Frame 1 (no input): blank canvas, image omitted
Frame 60 (the mouse pressed at the canvas centre just before this capture): blank canvas, image omitted
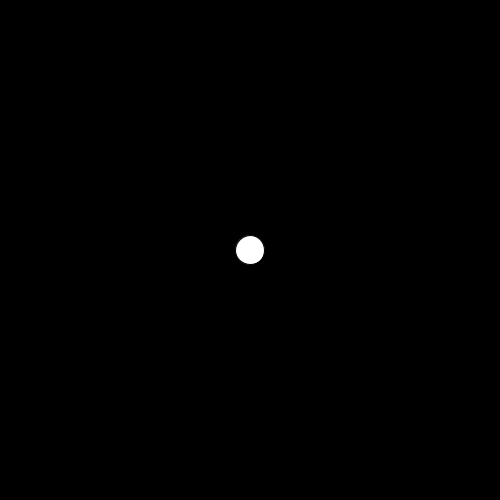
Frame 120 (the mouse held since frame 60 and released just before this capture)

The Processing sketch whose frames 1 and 60 were blank and that drew this single picture after the mouse press (run headless with seeded random() and noise(); from frame 60 on, the mouse is pressed at the canvas centre):

// Processing sketch: array_creature
// ── array_creature.pde
float speed;
float zoomFactor = (random(0.95, 1.05));

ArrayList<creature> list = new ArrayList<creature>(); 

void setup() {
  size(500, 500);
}

void draw() {
  background(0, 0, 0);
  for (creature c : list) {
    c.tegn();
  }
}

void mousePressed() {
  creature c = new creature();
  c.posX = mouseX;
  c.posY = mouseY;

  list.add(c);
}

class creature {
  float posX;
  float posY;
  float creatureSize = 30;
  float zoomFactor = (random(0.95, 1.05));

  void tegn() {
    circle(posX, posY, creatureSize * zoomFactor);
    if (creatureSize < 10) {
      zoomFactor = (random(1, 1.05));
    } else if (creatureSize > 70) {
      zoomFactor = (random(0.95, 1));
    }
  }
}
